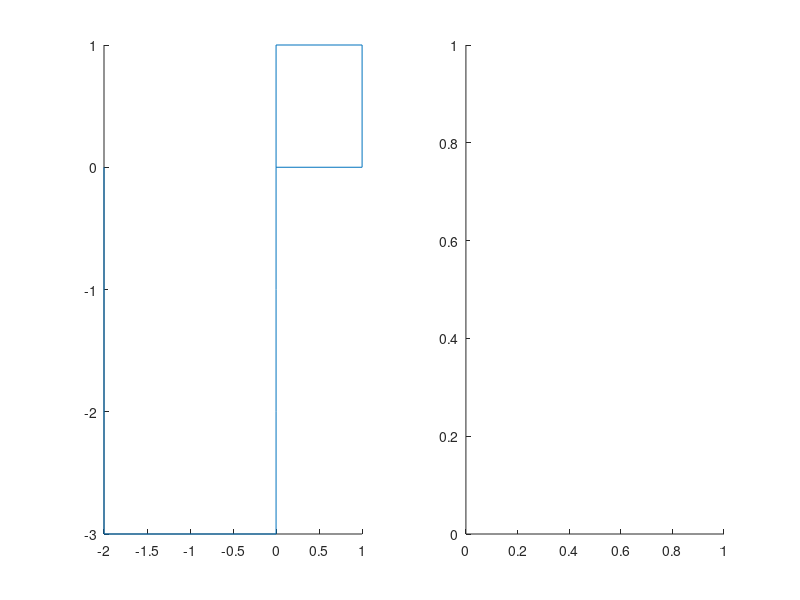

This chart was generated by the following MATLAB code: (Note: this script raises an error after producing the figure.)

clear h
clear cellLeg
clear meanCurv,
clear stdCurv
clear normCurv
d2pds2=@(p,pp,pm) (2*(-p*(norm(p-pp)+norm(p-pm))+norm(p-pm)*pp+norm(p-pp)*pm)/((norm(p-pp)*norm(p-pm)^2)+(norm(p-pp)^2*norm(p-pm))))
 normd2pds2=@(p,pp,pm) norm(d2pds2(p,pp,pm))
oldPoints=[0 0; 1 0; 1 1;0 1];
oldPoints=[oldPoints;[0 0;0 -1;0 -2; 0 -3]];
oldPoints=[oldPoints;[-2 -3;-2 0]];

figure
subplot(1,2,1)
hold on

newPoints=oldPoints;
plot(newPoints(:,1),newPoints(:,2))
subplot(1,2,2)
hold on,
kk=1;
vec=1:10;
for ii=vec,
    newPoints=SubDivision(oldPoints,ii,'interp2');
    subplot(1,2,1)
    plot(newPoints(:,1),newPoints(:,2))
    for jj=2:length(newPoints(:,1))-1;
        normCurv(jj-1)=normd2pds2(newPoints(jj,:),newPoints(jj-1,:),newPoints(jj+1,:));
    end,
    subplot(1,2,2)
    h(kk)=plot((0:(length(newPoints(:,1))-3))/(length(newPoints(:,1))-3),normCurv);
    cellLeg{kk}=num2str(ii);
    
    meanCurv(kk)=mean(normCurv);
    stdCurv(kk)=std(normCurv);
    kk=kk+1;
  
end
subplot(1,2,1)
legend(h,cellLeg);
figure
subplot(1,2,1)
hold on
plot(vec,meanCurv)
subplot(1,2,2)
hold on
plot(vec,stdCurv)
